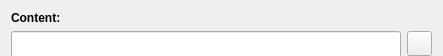
<?xml version="1.0" encoding="UTF-8"?>
<ui version="4.0">
 <class>CopyableLineEdit</class>
 <widget class="QWidget" name="CopyableLineEdit">
  <property name="geometry">
   <rect>
    <x>0</x>
    <y>0</y>
    <width>443</width>
    <height>56</height>
   </rect>
  </property>
  <property name="minimumSize">
   <size>
    <width>0</width>
    <height>50</height>
   </size>
  </property>
  <property name="windowTitle">
   <string notr="true">Form</string>
  </property>
  <layout class="QVBoxLayout" name="verticalLayout">
   <item>
    <widget class="QLabel" name="title">
     <property name="sizePolicy">
      <sizepolicy hsizetype="Preferred" vsizetype="Maximum">
       <horstretch>0</horstretch>
       <verstretch>0</verstretch>
      </sizepolicy>
     </property>
     <property name="font">
      <font>
       <weight>75</weight>
       <bold>true</bold>
      </font>
     </property>
     <property name="text">
      <string notr="true">Content:</string>
     </property>
    </widget>
   </item>
   <item>
    <layout class="QHBoxLayout" name="horizontalLayout">
     <item>
      <widget class="ClickableLineEdit" name="text">
       <property name="sizePolicy">
        <sizepolicy hsizetype="Minimum" vsizetype="MinimumExpanding">
         <horstretch>0</horstretch>
         <verstretch>0</verstretch>
        </sizepolicy>
       </property>
       <property name="minimumSize">
        <size>
         <width>0</width>
         <height>30</height>
        </size>
       </property>
       <property name="font">
        <font>
         <family>Arial</family>
         <pointsize>10</pointsize>
        </font>
       </property>
       <property name="readOnly">
        <bool>true</bool>
       </property>
      </widget>
     </item>
     <item>
      <widget class="QToolButton" name="copy">
       <property name="sizePolicy">
        <sizepolicy hsizetype="Fixed" vsizetype="Fixed">
         <horstretch>0</horstretch>
         <verstretch>0</verstretch>
        </sizepolicy>
       </property>
       <property name="minimumSize">
        <size>
         <width>25</width>
         <height>25</height>
        </size>
       </property>
       <property name="toolTip">
        <string>Copy to clipboard</string>
       </property>
       <property name="text">
        <string/>
       </property>
       <property name="icon">
        <iconset resource="sprites.qrc">
         <normaloff>:/sprites/run.png</normaloff>:/sprites/run.png</iconset>
       </property>
      </widget>
     </item>
    </layout>
   </item>
  </layout>
 </widget>
 <customwidgets>
  <customwidget>
   <class>ClickableLineEdit</class>
   <extends>QLineEdit</extends>
   <header>clickablelineedit.h</header>
   <slots>
    <signal>clicked()</signal>
   </slots>
  </customwidget>
 </customwidgets>
 <resources>
  <include location="sprites.qrc"/>
 </resources>
 <connections>
  <connection>
   <sender>text</sender>
   <signal>clicked()</signal>
   <receiver>CopyableLineEdit</receiver>
   <slot>select()</slot>
   <hints>
    <hint type="sourcelabel">
     <x>206</x>
     <y>37</y>
    </hint>
    <hint type="destinationlabel">
     <x>221</x>
     <y>27</y>
    </hint>
   </hints>
  </connection>
  <connection>
   <sender>copy</sender>
   <signal>clicked()</signal>
   <receiver>CopyableLineEdit</receiver>
   <slot>copy()</slot>
   <hints>
    <hint type="sourcelabel">
     <x>424</x>
     <y>37</y>
    </hint>
    <hint type="destinationlabel">
     <x>221</x>
     <y>27</y>
    </hint>
   </hints>
  </connection>
 </connections>
 <slots>
  <slot>copy()</slot>
  <slot>select()</slot>
 </slots>
</ui>
